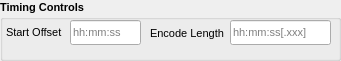
     <widget class="QGroupBox" name="groupFinalOutput_2">
      <property name="geometry">
       <rect>
        <x>240</x>
        <y>400</y>
        <width>341</width>
        <height>61</height>
       </rect>
      </property>
      <property name="font">
       <font>
        <pointsize>8</pointsize>
        <italic>false</italic>
        <bold>true</bold>
       </font>
      </property>
      <property name="toolTip">
       <string/>
      </property>
      <property name="styleSheet">
       <string notr="true"/>
      </property>
      <property name="title">
       <string>Timing Controls</string>
      </property>
      <widget class="QLineEdit" name="VideoStartTimeOffset">
       <property name="geometry">
        <rect>
         <x>70</x>
         <y>20</y>
         <width>71</width>
         <height>25</height>
        </rect>
       </property>
       <property name="font">
        <font>
         <pointsize>8</pointsize>
         <italic>false</italic>
         <bold>false</bold>
        </font>
       </property>
       <property name="toolTip">
        <string>Start Position Offset: Decodes but discards input until the timestamps reach position.
Value in seconds. Adds the -ss flag to the commandline.
If you need this on Input (which is more efficient), use Manual Input Opts below.</string>
       </property>
       <property name="inputMethodHints">
        <set>Qt::InputMethodHint::ImhNone</set>
       </property>
       <property name="text">
        <string/>
       </property>
       <property name="maxLength">
        <number>8</number>
       </property>
       <property name="placeholderText">
        <string>hh:mm:ss</string>
       </property>
      </widget>
      <widget class="QLabel" name="l_EncodeLength">
       <property name="geometry">
        <rect>
         <x>150</x>
         <y>25</y>
         <width>91</width>
         <height>16</height>
        </rect>
       </property>
       <property name="font">
        <font>
         <pointsize>8</pointsize>
         <italic>false</italic>
         <bold>false</bold>
        </font>
       </property>
       <property name="toolTip">
        <string>Encoding duration (e.g., 30, 00:01:00, 00:00:30.500)</string>
       </property>
       <property name="text">
        <string>Encode Length</string>
       </property>
      </widget>
      <widget class="QLabel" name="l_VideoStartTimeOffset">
       <property name="geometry">
        <rect>
         <x>6</x>
         <y>24</y>
         <width>61</width>
         <height>17</height>
        </rect>
       </property>
       <property name="font">
        <font>
         <pointsize>8</pointsize>
         <italic>false</italic>
         <bold>false</bold>
        </font>
       </property>
       <property name="toolTip">
        <string>Start Position Offset: Decodes but discards input until the timestamps reach position.
Value in seconds. Adds the -ss flag to the commandline.
If you need this on Input (which is more efficient), use Manual Input Opts below.</string>
       </property>
       <property name="text">
        <string>Start Offset</string>
       </property>
      </widget>
      <widget class="QLineEdit" name="EncodeLength">
       <property name="geometry">
        <rect>
         <x>230</x>
         <y>20</y>
         <width>101</width>
         <height>25</height>
        </rect>
       </property>
       <property name="font">
        <font>
         <pointsize>8</pointsize>
         <italic>false</italic>
         <bold>false</bold>
        </font>
       </property>
       <property name="toolTip">
        <string>Encoding duration (e.g., 30, 00:01:00, 00:00:30.500)</string>
       </property>
       <property name="placeholderText">
        <string>hh:mm:ss[.xxx]</string>
       </property>
      </widget>
     </widget>
